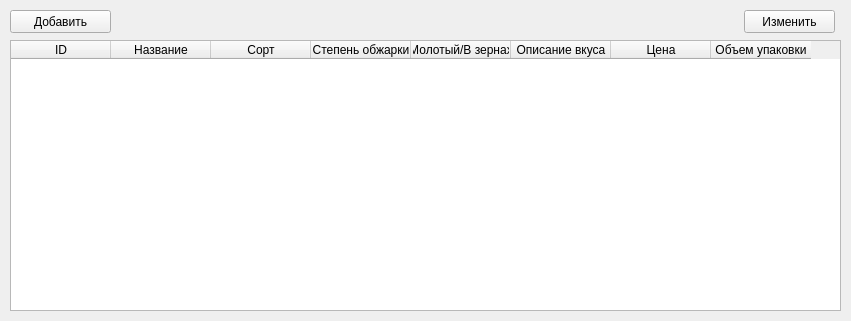
<?xml version="1.0" encoding="UTF-8"?>
<ui version="4.0">
 <class>Form</class>
 <widget class="QWidget" name="Form">
  <property name="geometry">
   <rect>
    <x>0</x>
    <y>0</y>
    <width>851</width>
    <height>321</height>
   </rect>
  </property>
  <property name="windowTitle">
   <string>Form</string>
  </property>
  <widget class="QTableWidget" name="tableWidget">
   <property name="geometry">
    <rect>
     <x>10</x>
     <y>40</y>
     <width>831</width>
     <height>271</height>
    </rect>
   </property>
   <column>
    <property name="text">
     <string>ID</string>
    </property>
   </column>
   <column>
    <property name="text">
     <string>Название</string>
    </property>
   </column>
   <column>
    <property name="text">
     <string>Сорт</string>
    </property>
   </column>
   <column>
    <property name="text">
     <string>Степень обжарки</string>
    </property>
   </column>
   <column>
    <property name="text">
     <string>Молотый/В зернах</string>
    </property>
   </column>
   <column>
    <property name="text">
     <string>Описание вкуса</string>
    </property>
   </column>
   <column>
    <property name="text">
     <string>Цена</string>
    </property>
   </column>
   <column>
    <property name="text">
     <string>Объем упаковки</string>
    </property>
   </column>
  </widget>
  <widget class="QPushButton" name="add">
   <property name="geometry">
    <rect>
     <x>10</x>
     <y>10</y>
     <width>101</width>
     <height>23</height>
    </rect>
   </property>
   <property name="text">
    <string>Добавить</string>
   </property>
  </widget>
  <widget class="QPushButton" name="change">
   <property name="geometry">
    <rect>
     <x>744</x>
     <y>10</y>
     <width>91</width>
     <height>23</height>
    </rect>
   </property>
   <property name="text">
    <string>Изменить</string>
   </property>
  </widget>
 </widget>
 <resources/>
 <connections/>
</ui>
